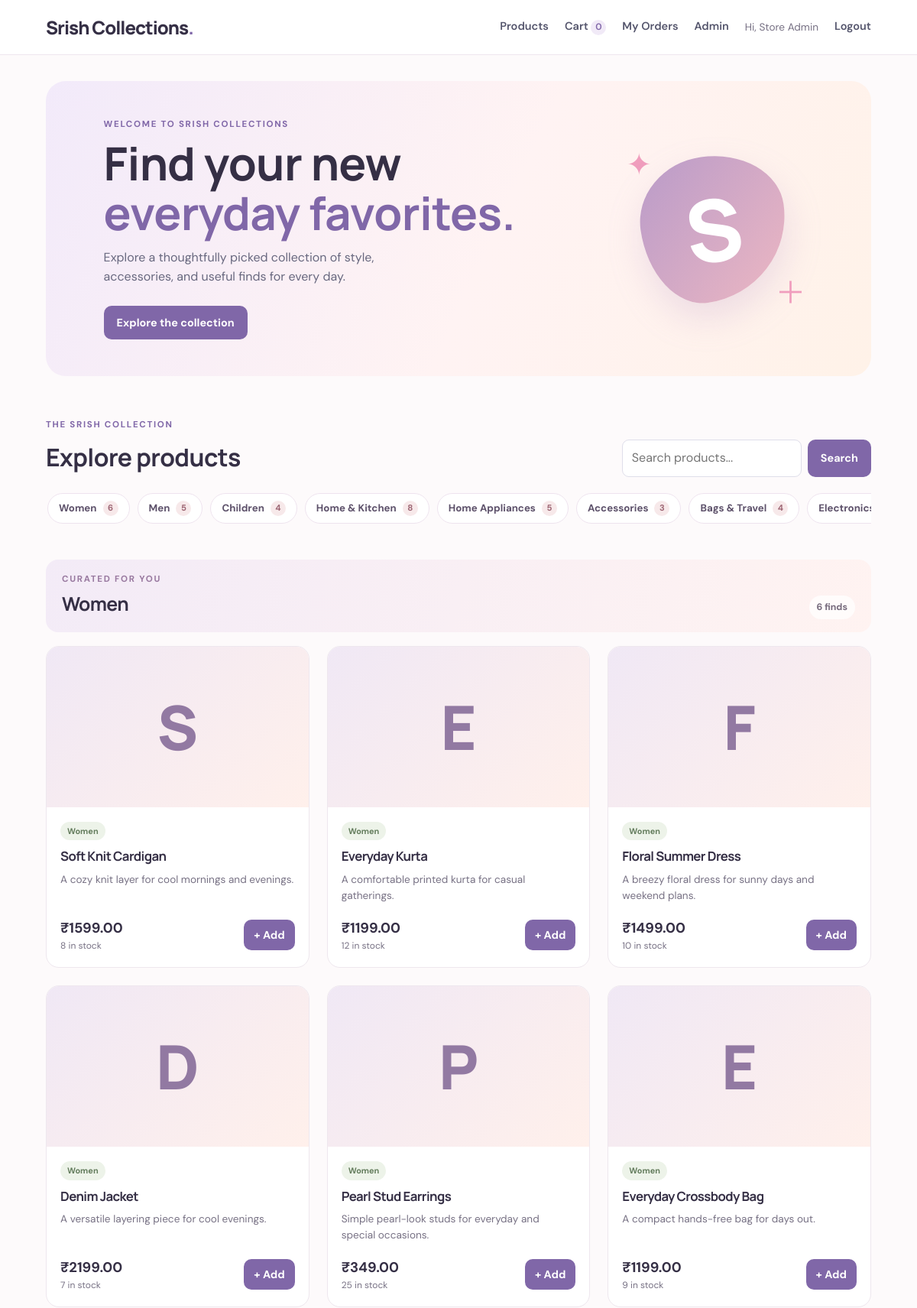
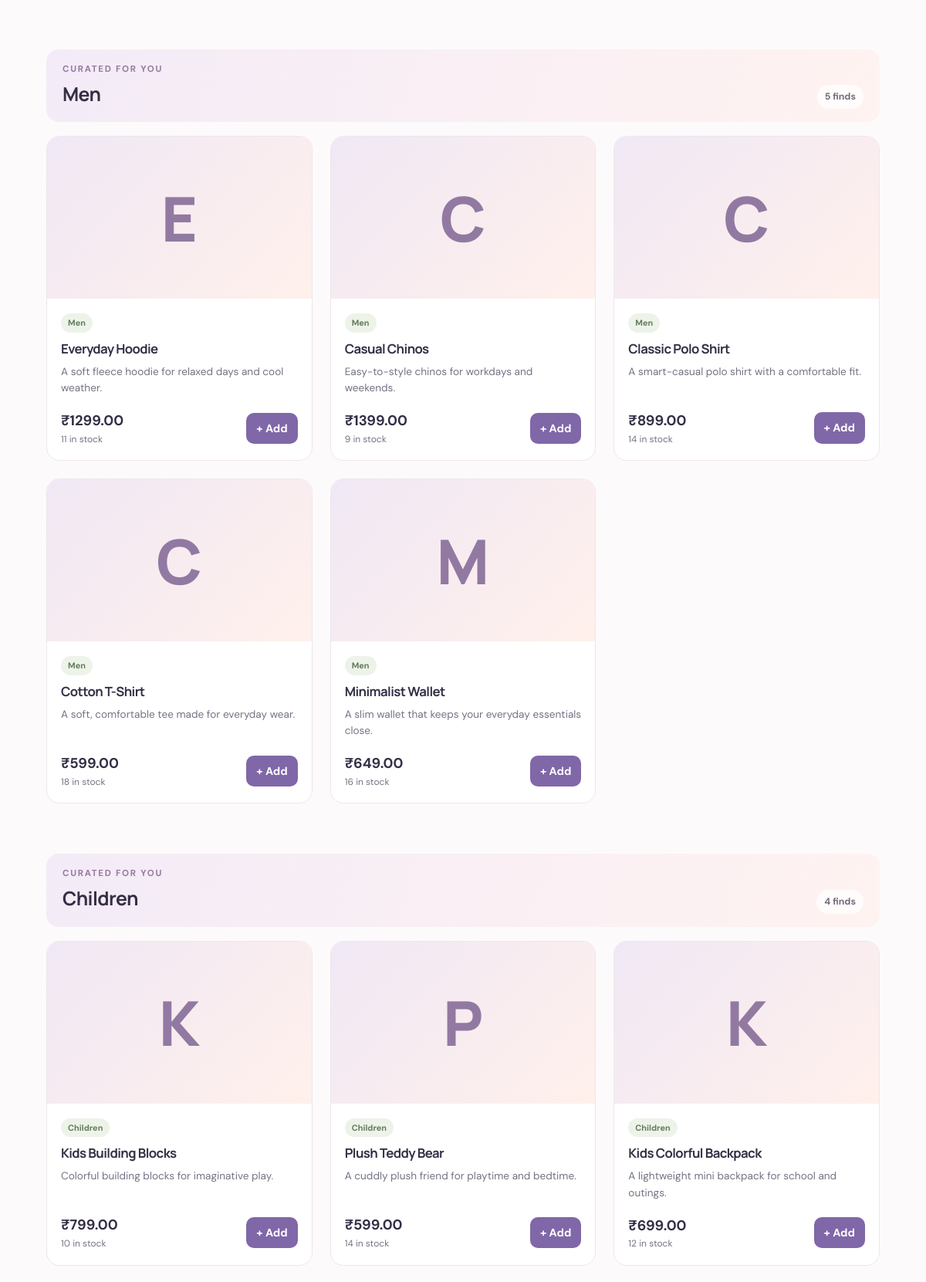
The page / (signed in, upper part) on the database its author committed (2 pictures, top to bottom).
### tables this page shows
CREATE TABLE products (
                id INTEGER PRIMARY KEY AUTOINCREMENT,
                name TEXT NOT NULL,
                description TEXT NOT NULL DEFAULT '',
                price REAL NOT NULL CHECK(price >= 0),
                stock INTEGER NOT NULL DEFAULT 0 CHECK(stock >= 0),
                image_url TEXT NOT NULL DEFAULT ''
            , category TEXT NOT NULL DEFAULT 'Other');

### app.py (the view)
@app.route("/")
def index():
    search = request.args.get("q", "").strip()
    with get_db() as db:
        if search:
            products = db.execute(
                """SELECT * FROM products
                   WHERE name LIKE ? OR description LIKE ? OR category LIKE ?
                   ORDER BY id DESC""",
                (f"%{search}%", f"%{search}%", f"%{search}%"),
            ).fetchall()
        else:
            products = db.execute("SELECT * FROM products ORDER BY id DESC").fetchall()
    products_by_category = {
        category: [product for product in products if product["category"] == category]
        for category in PRODUCT_CATEGORIES
    }
    return render_template(
        "index.html",
        products_by_category=products_by_category,
        search=search,
        products_count=len(products),
    )

### app.py (called while the page is built)
@app.context_processor
def inject_common_values():
    return {"cart_count": sum(int(qty) for qty in session.get("cart", {}).values())}

### database.py (called while the page is built)
@contextmanager
def get_db():
    connection = sqlite3.connect(DATABASE)
    connection.row_factory = sqlite3.Row
    connection.execute("PRAGMA foreign_keys = ON")
    try:
        yield connection
        connection.commit()
    except Exception:
        connection.rollback()
        raise
    finally:
        connection.close()

### templates/index.html (shortened to what this page needs)
{% extends "base.html" %}
{% block content %}
<section class="hero">
  <div>
    <p class="eyebrow">WELCOME TO SRISH COLLECTIONS</p>
    <h1>Find your new<br><span>everyday favorites.</span></h1>
    <p class="hero-copy">Explore a thoughtfully picked collection of style, accessories, and useful finds for every day.</p>
    <a class="button primary" href="#catalog">Explore the collection</a>
  </div>
  <div class="hero-art" aria-hidden="true"><span>✦</span><div class="hero-circle">S</div><span>＋</span></div>
</section>
<section id="catalog" class="section-heading">
  <div><p class="eyebrow">THE SRISH COLLECTION</p><h2>Explore products</h2></div>
  <form class="search-form" method="get" action="{{ url_for('index') }}">
    <input name="q" value="{{ search }}" placeholder="Search products..." aria-label="Search products">
    <button class="button primary" type="submit">Search</button>
  </form>
</section>
{% if products_count %}
<nav class="category-nav" aria-label="Shop by category">
  {% for category, category_products in products_by_category.items() %}
    {% if category_products %}
      <a href="#category-{{ loop.index }}">{{ category }} <span>{{ category_products|length }}</span></a>
    {% endif %}
  {% endfor %}
</nav>
{% for category, category_products in products_by_category.items() %}
  {% if category_products %}
  <section class="category-section" id="category-{{ loop.index }}">
    <div class="category-heading">
      <div><p class="eyebrow">CURATED FOR YOU</p><h2>{{ category }}</h2></div>
      <span class="category-count">{{ category_products|length }} finds</span>
    </div>
    <div class="product-grid">
      {% for product in category_products %}
      <article class="product-card">
        <div class="product-image-wrap">
          <div class="image-fallback" {% if product.image_url %}style="display:none"{% endif %}>{{ product.name[0] }}</div>
        </div>
        <div class="product-info">
          <span class="product-category">{{ product.category }}</span>
          <h3>{{ product.name }}</h3>
          <p class="product-description">{{ product.description }}</p>
          <div class="product-bottom">
            <div><strong class="price">₹{{ "%.2f"|format(product.price) }}</strong><small>{{ product.stock }} in stock</small></div>
            <form method="post" action="{{ url_for('add_to_cart', product_id=product.id) }}">
              <button class="button primary add-button" {% if product.stock == 0 %}disabled{% endif %}>+ Add</button>
            </form>
          </div>
        </div>
      </article>
      {% endfor %}
    </div>
  </section>
  {% endif %}
{% endfor %}
{% else %}
<div class="empty-state"><h3>No products found</h3><p>Try a different search term.</p><a href="{{ url_for('index') }}">Show all products</a></div>
{% endif %}
{% endblock %}

### rows shown on the page
products: name "S", category "Women", name "Soft Knit Cardigan", description "A cozy knit layer for cool mornings and evenings.", price "1599.00", stock "8"
products: name "E", category "Women", name "Everyday Kurta", description "A comfortable printed kurta for casual gatherings.", price "1199.00", stock "12"
products: name "F", category "Women", name "Floral Summer Dress", description "A breezy floral dress for sunny days and weekend plans.", price "1499.00", stock "10"
products: name "D", category "Women", name "Denim Jacket", description "A versatile layering piece for cool evenings.", price "2199.00", stock "7"
products: name "P", category "Women", name "Pearl Stud Earrings", description "Simple pearl-look studs for everyday and special occasions.", price "349.00", stock "25"
products: name "E", category "Women", name "Everyday Crossbody Bag", description "A compact hands-free bag for days out.", price "1199.00", stock "9"
products: name "E", category "Men", name "Everyday Hoodie", description "A soft fleece hoodie for relaxed days and cool weather.", price "1299.00", stock "11"
products: name "C", category "Men", name "Casual Chinos", description "Easy-to-style chinos for workdays and weekends.", price "1399.00", stock "9"
products: name "C", category "Men", name "Classic Polo Shirt", description "A smart-casual polo shirt with a comfortable fit.", price "899.00", stock "14"
products: name "C", category "Men", name "Cotton T-Shirt", description "A soft, comfortable tee made for everyday wear.", price "599.00", stock "18"
products: name "M", category "Men", name "Minimalist Wallet", description "A slim wallet that keeps your everyday essentials close.", price "649.00", stock "16"
products: name "K", category "Children", name "Kids Building Blocks", description "Colorful building blocks for imaginative play.", price "799.00", stock "10"
products: name "P", category "Children", name "Plush Teddy Bear", description "A cuddly plush friend for playtime and bedtime.", price "599.00", stock "14"
products: name "K", category "Children", name "Kids Colorful Backpack", description "A lightweight mini backpack for school and outings.", price "699.00", stock "12"

### other values the page prints
{{ cart_count }} "0"
{{ session.get('name') }} "Store Admin"
{{ category }} "Women" "Men" "Children" "Home & Kitchen" "Home Appliances" "Accessories" "Bags & Travel"
{{ category_products|length }} "6" "5" "4" "8" "5" "3" "4"
{{ category }} "Women" "Men" "Children"
{{ category_products|length }} "6" "5" "4"
